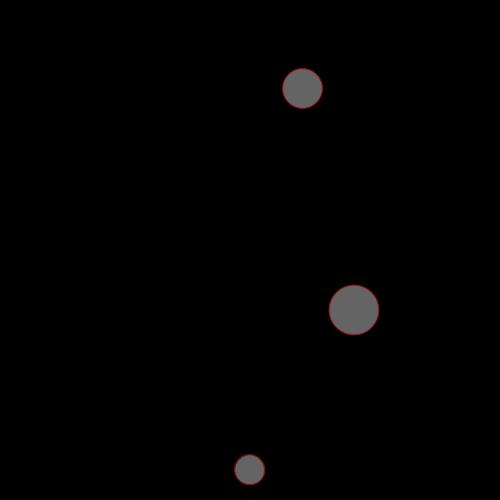
Frame 1 (no input)
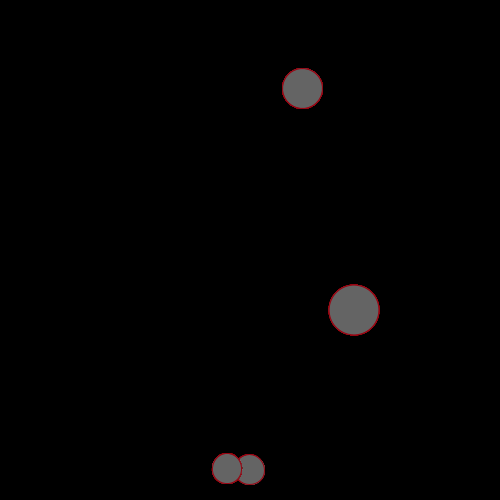
Frame 60 (the mouse pressed at the canvas centre just before this capture)
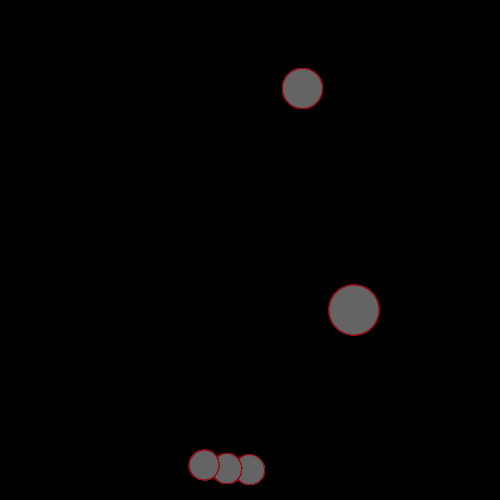
Frame 120 (the mouse held since frame 60 and released just before this capture)

The Processing sketch that drew these frames (run headless with seeded random() and noise(); from frame 60 on, the mouse is pressed at the canvas centre):

// Processing sketch: processing_120239
// ── processing_120239.pde

void setup ()
{
  size (500, 500);
  background (0);
}
 
void draw ()
{
  translate (width/2, height/2);
  
    
  // Sekunden
  float sec = map(second(), 0, 60, 0, 360);
  println(sec);
   
  pushMatrix ();
  rotate(radians(sec));
  translate(0, -220);
  stroke (150, 5, 18);
  fill (100);
  ellipse (0, 0, 30, 30);
  popMatrix ();
   
  // Minuten
  float min = map(minute(), 0, 60, 0, 360);
  println(min);
   
  pushMatrix ();
  rotate(radians(min));
  translate(0, -170);
  ellipse(0, 0, 40, 40);
  popMatrix ();
   
  // Stunden
  float h = map(hour(), 0, 12, 0, 360);
  println(h);
  pushMatrix ();
  rotate(radians(h));
  translate (0, -120);
  ellipse(0, 0, 50, 50);
  popMatrix ();
}
